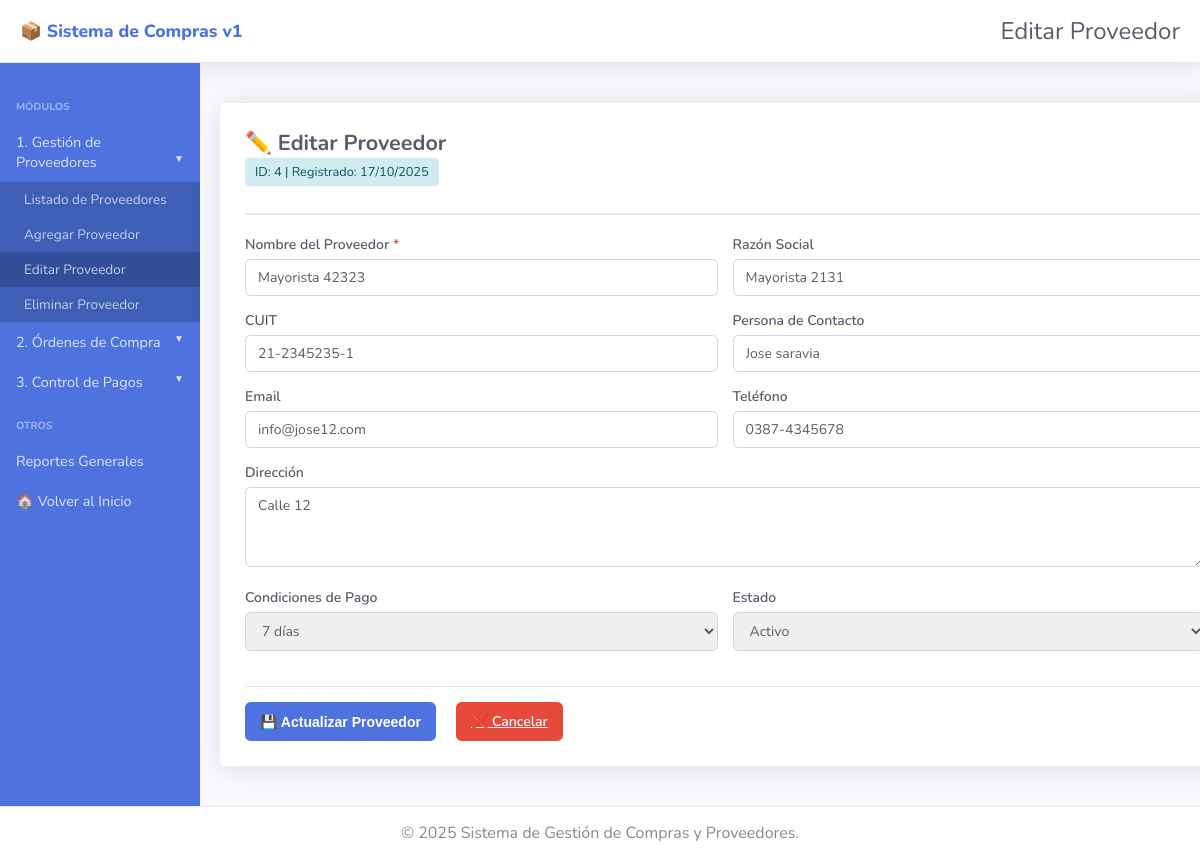
/proveedores/editar.php?id=4, run on the app's committed database.
### tables this page shows
CREATE TABLE `proveedores` (
  `id` int(11) NOT NULL,
  `nombre` varchar(200) NOT NULL,
  `razon_social` varchar(200) DEFAULT NULL,
  `cuit` varchar(13) DEFAULT NULL,
  `contacto` varchar(100) DEFAULT NULL,
  `email` varchar(100) DEFAULT NULL,
  `telefono` varchar(20) DEFAULT NULL,
  `direccion` text DEFAULT NULL,
  `condiciones_pago` varchar(100) DEFAULT 'Contado',
  `estado` enum('Activo','Inactivo') DEFAULT 'Activo',
  `fecha_registro` timestamp NOT NULL DEFAULT current_timestamp(),
  `fecha_modificacion` timestamp NOT NULL DEFAULT current_timestamp() ON UPDATE current_timestamp()
);

### config.php (called while the page is built, shortened)
<?php
function formatearFecha($fecha) {
    $timestamp = strtotime($fecha);
    return date('d/m/Y', $timestamp);
}
?>

### proveedores/editar.php (the view, shortened to what this page needs)
<?php
require_once '../config.php';
$conexion = conectarDB();
$id = intval($_GET['id']);
$sql = "SELECT * FROM proveedores WHERE id = ?";
$stmt = $conexion->prepare($sql);
$stmt->bind_param("i", $id);
$stmt->execute();
$resultado = $stmt->get_result();
$proveedor = $resultado->fetch_assoc();
?>
<!DOCTYPE html>
<html lang="es">
<head>
    <link rel="stylesheet" href="../styles.css">
</head>
<body>
    <header class="navbar">
        <div class="logo">📦 Sistema de Compras v1</div>
        <div class="title">Editar Proveedor</div>
    </header>
    <div class="main-container">
        <aside class="sidebar">
            <h3 class="sidebar-heading">MÓDULOS</h3>
            <div class="sidebar-module">
                <a href="#" class="sidebar-link collapsed" onclick="toggleSubmenu('proveedores', this)">1. Gestión de Proveedores</a>
                <ul class="submenu show" id="submenu-proveedores">
                    <li><a href="index.php">Listado de Proveedores</a></li>
                    <li><a href="agregar.php">Agregar Proveedor</a></li>
                    <li><a href="editar.php" style="background-color: #354e99;">Editar Proveedor</a></li>
                    <li><a href="eliminar.php">Eliminar Proveedor</a></li>
                </ul>
            </div>
            <div class="sidebar-module">
                <a href="#" class="sidebar-link collapsed" onclick="toggleSubmenu('ordenes', this)">2. Órdenes de Compra</a>
            </div>
            <div class="sidebar-module">
                <a href="#" class="sidebar-link collapsed" onclick="toggleSubmenu('pagos', this)">3. Control de Pagos</a>
            </div>
            <h3 class="sidebar-heading">OTROS</h3>
            <a href="../reportes/index.php" class="sidebar-link">Reportes Generales</a>
            <a href="../index.php" class="sidebar-link">🏠 Volver al Inicio</a>
        </aside>
        <main class="main-content">
            <div class="form-container">
                <div class="form-header">
                    <h2>✏️ Editar Proveedor</h2>
                    <span class="info-badge">ID: <?php echo $proveedor['id']; ?> | Registrado: <?php echo formatearFecha($proveedor['fecha_registro']); ?></span>
                </div>
                <form method="POST" action="">
                    <div class="form-row">
                        <div class="form-group">
                            <label>Nombre del Proveedor <span class="required">*</span></label>
                            <input type="text" name="nombre" class="form-control" required value="<?php echo htmlspecialchars($proveedor['nombre']); ?>">
                        </div>
                        <div class="form-group">
                            <label>Razón Social</label>
                            <input type="text" name="razon_social" class="form-control" value="<?php echo htmlspecialchars($proveedor['razon_social']); ?>">
                        </div>
                    </div>
                    <div class="form-row">
                        <div class="form-group">
                            <label>CUIT</label>
                            <input type="text" name="cuit" class="form-control" value="<?php echo htmlspecialchars($proveedor['cuit']); ?>">
                        </div>
                        <div class="form-group">
                            <label>Persona de Contacto</label>
                            <input type="text" name="contacto" class="form-control" value="<?php echo htmlspecialchars($proveedor['contacto']); ?>">
                        </div>
                    </div>
                    <div class="form-row">
                        <div class="form-group">
                            <label>Email</label>
                            <input type="email" name="email" class="form-control" value="<?php echo htmlspecialchars($proveedor['email']); ?>">
                        </div>
                        <div class="form-group">
                            <label>Teléfono</label>
                            <input type="text" name="telefono" class="form-control" value="<?php echo htmlspecialchars($proveedor['telefono']); ?>">
                        </div>
                    </div>
                    <div class="form-group">
                        <label>Dirección</label>
                        <textarea name="direccion" class="form-control"><?php echo htmlspecialchars($proveedor['direccion']); ?></textarea>
                    </div>
                    <div class="form-row">
                        <div class="form-group">
                            <label>Condiciones de Pago</label>
                            <select name="condiciones_pago" class="form-control">
                                <option value="7 días" <?php echo ($proveedor['condiciones_pago'] == '7 días') ? 'selected' : ''; ?>>7 días</option>
                            </select>
                        </div>
                        <div class="form-group">
                            <label>Estado</label>
                            <select name="estado" class="form-control">
                                <option value="Activo" <?php echo ($proveedor['estado'] == 'Activo') ? 'selected' : ''; ?>>Activo</option>
                            </select>
                        </div>
                    </div>
                    <div class="form-actions">
                        <button type="submit" class="btn-primary">💾 Actualizar Proveedor</button>
                        <a href="index.php" class="btn-danger">❌ Cancelar</a>
                    </div>
                </form>
            </div>
        </main>
    </div>
    <footer class="footer">
        <p>&copy; 2025 Sistema de Gestión de Compras y Proveedores.</p>
    </footer>
</body>
</html>

### styles.css (style rules this page uses)
body { font-family: 'Nunito', sans-serif; margin: 0; padding: 0; background-color: #f8f9fc; color: #333; }
.main-container { display: flex; min-height: calc(100vh - 70px); }
.navbar { background-color: white; box-shadow: 0 0.15rem 1.75rem 0 rgba(58, 59, 69, 0.15); padding: 15px 20px; display: flex; justify-content: space-between; align-items: center; border-bottom: 1px solid #e3e6f0; }
.navbar .logo { font-size: 1.1em; font-weight: 800; color: #4e73df; }
.navbar .title { font-size: 1.5em; font-weight: 400; color: #5a5c69; }
.sidebar { width: 200px; background-color: #4e73df; color: white; padding-top: 20px; flex-shrink: 0; }
.sidebar-heading { color: rgba(255, 255, 255, 0.4); font-size: 0.65rem; padding: 0 1rem; margin-bottom: 0.5rem; margin-top: 1rem; font-weight: 800; }
.sidebar-module { margin-bottom: 0; }
.sidebar-link { display: block; color: rgba(255, 255, 255, 0.8); padding: 10px 1rem; text-decoration: none; font-size: 0.9rem; font-weight: 400; transition: background-color 0.2s; cursor: pointer; }
.sidebar-link.collapsed::after { content: ' ▼'; float: right; font-size: 0.7em; }
.submenu { list-style: none; padding: 0; margin: 0; background-color: #3f5eb5; display: none; }
.submenu.show { display: block; }
.submenu li a { display: block; padding: 8px 1.5rem; font-size: 0.85rem; color: rgba(255, 255, 255, 0.7); text-decoration: none; }
.main-content { flex-grow: 1; padding: 20px; }
.btn-primary, .btn-danger, .btn-success, .btn-info { padding: 10px 15px; border: none; border-radius: 0.35rem; color: white; cursor: pointer; margin-right: 10px; font-weight: 600; font-size: 0.875rem; transition: all 0.15s; }
.btn-primary { background-color: #4e73df; }
.btn-danger { background-color: #e74a3b; }
.footer { background-color: white; color: #858796; text-align: center; padding: 15px 0; border-top: 1px solid #e3e6f0; }
.footer p { margin: 0; }

### proveedores/editar.php (style rules this page uses)
.form-container { background-color: white; padding: 25px; border-radius: 0.35rem; box-shadow: 0 0.15rem 1.75rem 0 rgba(58, 59, 69, 0.15); margin: 20px auto; width: 100%; max-width: 1051px; }
.form-header { margin-bottom: 20px; padding-bottom: 12px; border-bottom: 2px solid #e3e6f0; }
.form-header h2 { color: #5a5c69; font-size: 1.35rem; font-weight: 700; margin: 0; }
.form-group { margin-bottom: 15px; }
.form-group label { display: block; margin-bottom: 5px; color: #5a5c69; font-weight: 600; font-size: 0.875rem; }
.form-group label .required { color: #e74a3b; }
.form-control { width: 100%; padding: 8px 12px; border: 1px solid #d1d3e2; border-radius: 0.35rem; font-size: 0.875rem; color: #5a5c69; transition: border-color 0.15s; font-family: 'Nunito', sans-serif; box-sizing: border-box; }
.form-row { display: grid; grid-template-columns: 1fr 1fr; gap: 15px; }
.form-actions { display: flex; gap: 10px; margin-top: 20px; padding-top: 15px; border-top: 1px solid #e3e6f0; }
select.form-control { cursor: pointer; }
textarea.form-control { resize: vertical; min-height: 80px; }
.info-badge { display: inline-block; background-color: #d1ecf1; color: #0c5460; padding: 5px 10px; border-radius: 0.25rem; font-size: 0.8rem; margin-bottom: 15px; }

### data on the page
proveedores: id "4", fecha_registro "17/10/2025", nombre "Mayorista 42323", razon_social "Mayorista 2131", cuit "21-2345235-1", contacto "Jose saravia", email "info@jose12.com", telefono "0387-4345678", direccion "Calle 12", condiciones_pago "7 días", estado "Activo"
